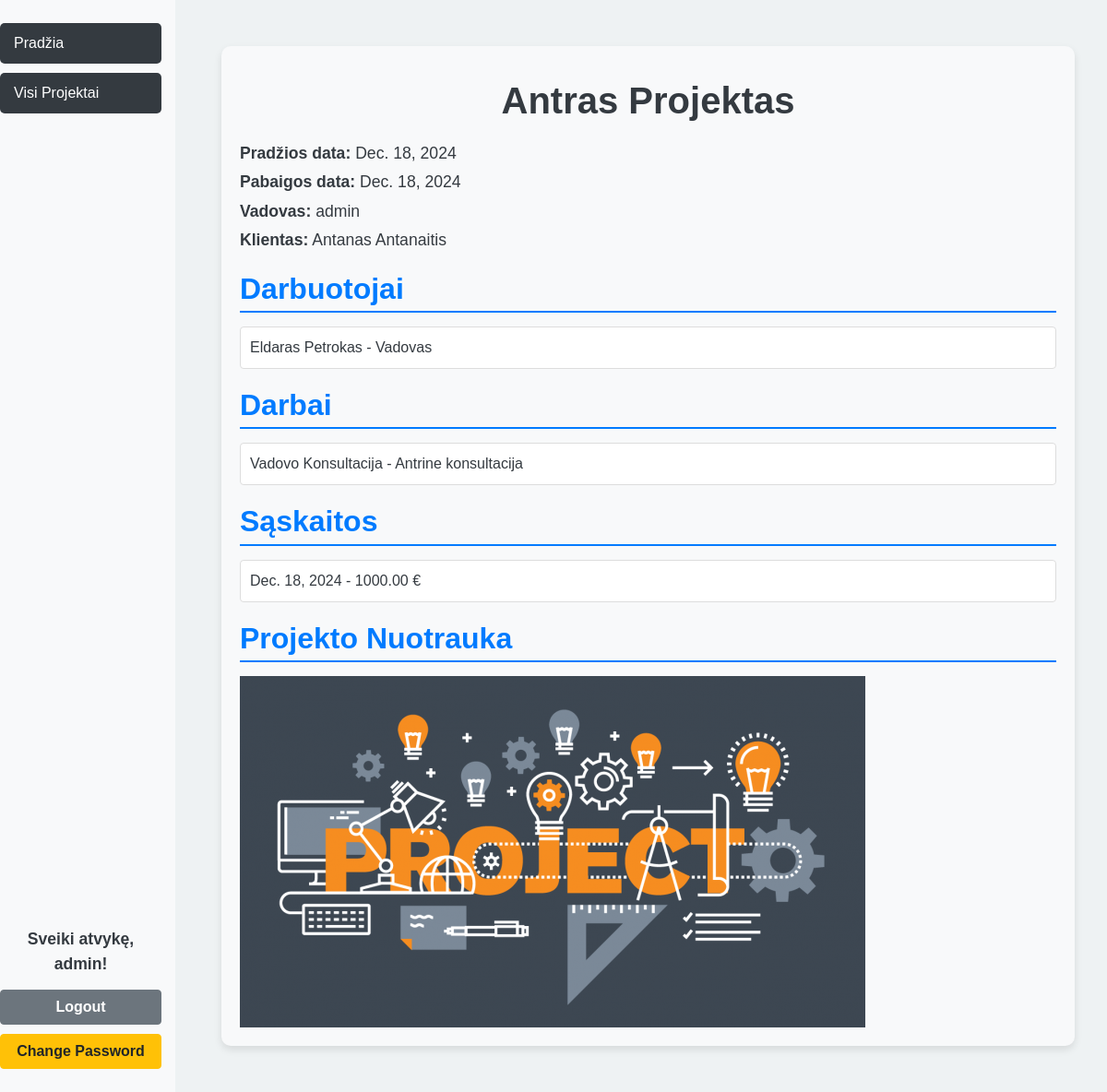
The page /projektai/projektai/06259dea-c18d-44e5-bdfe-a0375c0190e4/ (signed in) on the database its author committed.
### projektuvaldymas/models.py (models this page shows, shortened)
class Projektas(models.Model):
    id = models.UUIDField(primary_key=True, default=uuid.uuid4, editable=False)
    pavadinimas = models.CharField("Pavadinimas", max_length=250)
    pradzios_data = models.DateField("Pradžios data", default=timezone.now)
    pabaigos_data = models.DateField("Pabaigos data", null=True, blank=True)
    klientas = models.ForeignKey(Klientas, on_delete=models.CASCADE, related_name="projektai")
    vadovas = models.ForeignKey(User, on_delete=models.CASCADE, related_name="vadovaujami_projektai")
    darbuotojai = models.ManyToManyField(Darbuotojas, related_name="projektai")
    darbai = models.ManyToManyField(Darbas, related_name="projektai")
    saskaitos = models.ManyToManyField(Saskaita, related_name="projektai")
    nuotrauka = models.ImageField(upload_to='projekto_nuotraukos/', blank=True, null=True)
    aprasymas = HTMLField(blank=True)
    class Meta:
        verbose_name = "Projektas"
        verbose_name_plural = "Projektai"

class Klientas(models.Model):
    id = models.AutoField(primary_key=True)
    vardas = models.CharField("Vardas", max_length=100)
    pavarde = models.CharField("Pavardė", max_length=100)
    imone = models.CharField("Įmonė", max_length=250)
    kontaktai = models.CharField("Kontaktai", max_length=250)
    def __str__(self):
        return f"{self.vardas} {self.pavarde}"
    class Meta:
        verbose_name = "Klientas"
        verbose_name_plural = "Klientai"

class Darbuotojas(models.Model):
    id = models.AutoField(primary_key=True)
    vardas = models.CharField("Vardas", max_length=100)
    pavarde = models.CharField("Pavardė", max_length=100)
    pareigos = models.CharField("Pareigos", max_length=250)
    class Meta:
        verbose_name = "Darbuotojas"
        verbose_name_plural = "Darbuotojai"

class Darbas(models.Model):
    pavadinimas = models.CharField("Pavadinimas", max_length=250)
    pastabos = models.TextField("Pastabos", max_length=1000)
    class Meta:
        verbose_name = "Darbas"
        verbose_name_plural = "Darbai"

class Saskaita(models.Model):
    id = models.UUIDField(primary_key=True, default=uuid.uuid4, editable=False)
    israsymo_data = models.DateField("Išrašymo data", null=True, blank=True)
    suma = models.DecimalField("Suma", max_digits=10, decimal_places=2)
    class Meta:
        verbose_name = "Saskaita"
        verbose_name_plural = "Saskaitos"

### projektuvaldymas/views.py (the view)
# urls.py: path('projektai/<uuid:pk>/', views.projektas_detail, name='projektas_detail'),
def projektas_detail(request, pk):
    projektas = get_object_or_404(Projektas, pk=pk)
    return render(request, 'projektas_detail.html', {'projektas': projektas})

### projektuvaldymas/templates/projektas_detail.html (shortened to what this page needs)
{% extends 'base.html' %}
{% block content %}
<div class="projektas-detail-container">
    <h1 class="projektas-heading">{{ projektas.pavadinimas }}</h1>
    <div class="projektas-info">
        <p><strong>Pradžios data:</strong> {{ projektas.pradzios_data }}</p>
        <p><strong>Pabaigos data:</strong> {{ projektas.pabaigos_data|default:"Nenurodyta" }}</p>
        <p><strong>Vadovas:</strong> {{ projektas.vadovas }}</p>
        <p><strong>Klientas:</strong> {{ projektas.klientas }}</p>
    </div>
    <div class="projektas-section">
        <h2>Darbuotojai</h2>
        <ul class="list-group">
            {% for darbuotojas in projektas.darbuotojai.all %}
            <li class="list-group-item">
                {{ darbuotojas.vardas }} {{ darbuotojas.pavarde }} - {{ darbuotojas.pareigos }}
            </li>
            {% endfor %}
        </ul>
    </div>
    <div class="projektas-section">
        <h2>Darbai</h2>
        <ul class="list-group">
            {% for darbas in projektas.darbai.all %}
            <li class="list-group-item">
                {{ darbas.pavadinimas }}
                {% if darbas.pastabos %}
                - {{ darbas.pastabos }}
                {% endif %}
            </li>
            {% endfor %}
        </ul>
    </div>
    <div class="projektas-section">
        <h2>Sąskaitos</h2>
        <ul class="list-group">
            {% for saskaita in projektas.saskaitos.all %}
            <li class="list-group-item">
                {{ saskaita.israsymo_data }} - {{ saskaita.suma }} €
            </li>
            {% endfor %}
        </ul>
    </div>
    {% if projektas.nuotrauka %}
    <div class="projektas-section">
        <h2>Projekto Nuotrauka</h2>
        <img src="{{ projektas.nuotrauka.url }}" alt="{{ projektas.pavadinimas }}" class="img-fluid">
    </div>
    {% endif %}
</div>
{% endblock %}

### projektuvaldymas/templates/base.html (shortened to what this page needs)
<!DOCTYPE html>
<html lang="en">
<head>
    <link rel="stylesheet" href="https://stackpath.bootstrapcdn.com/bootstrap/4.1.3/css/bootstrap.min.css"
>
    {% load static %}
    <link rel="stylesheet" href="{% static 'css/styles.css' %}">
</head>
<body>
<div class="container-fluid h-100">
    <div class="row h-100">
        <div class="col-sm-2 d-flex flex-column sidebar">
            {% block sidebar %}
            <ul class="sidebar-nav">
                <li><a href="{% url 'index' %}" class="{% if request.resolver_match.url_name == 'index' %}active{% endif %}">Pradžia</a></li>
                <li><a href="{% url 'projektai_list' %}" class="{% if request.resolver_match.url_name == 'projektai_list' %}active{% endif %}">Visi Projektai</a></li>
            </ul>
            <div class="mt-auto sidebar-bottom">
                {% if user.is_authenticated %}
                <p class="welcome-message">Sveiki atvykę, {{ user.username }}!</p>
                <form method="post" action="{% url 'logout' %}">
                    <button type="submit" class="btn btn-secondary btn-block">Logout</button>
                </form>
                <a href="{% url 'password_change' %}" class="btn btn-warning btn-block">Change Password</a>
                {% else %}
                <a href="{% url 'login' %}" class="btn btn-primary btn-block">Login</a>
                <a href="{% url 'register' %}" class="btn btn-success btn-block">Register</a>
                {% endif %}
            </div>
            {% endblock %}
        </div>
        <div class="col-sm-10 content-wrapper">{% block content %}{% endblock %}</div>
    </div>
</div>
</body>
</html>

### projektuvaldymas/static/css/styles.css (style rules this page uses)
html, body { height: 100%; margin: 0; font-family: 'Arial', sans-serif; background-color: #eef2f3; color: #343a40; }
h1, h2 { font-weight: bold; margin-top: 15px; }
.container-fluid { height: 100%; padding: 0; }
.row { height: 100%; }
.sidebar { background-color: #f8f9fa; padding: 15px; display: flex; flex-direction: column; min-height: 100vh; position: relative; }
.sidebar-nav { list-style: none; padding: 0; margin: 0; flex-grow: 1; }
.sidebar-nav li { margin: 10px 0; }
.sidebar-nav a { text-decoration: none; color: #ffffff; display: block; padding: 10px 15px; background-color: #343a40; border-radius: 5px; transition: background-color 0.3s, transform 0.2s; }
.sidebar-bottom { margin-top: auto; }
.sidebar-bottom .btn { margin-bottom: 10px; font-size: 1rem; font-weight: bold; display: block; text-align: center; }
.welcome-message { text-align: center; font-size: 1.1rem; font-weight: bold; color: #343a40; margin-bottom: 15px; }
.content-wrapper { padding: 30px; background-color: #eef2f3; min-height: 100%; }
.projektas-detail-container { margin: 20px; padding: 20px; background-color: #f8f9fa; border-radius: 10px; box-shadow: 0 4px 8px rgba(0, 0, 0, 0.1); }
.projektas-heading { text-align: center; margin-bottom: 20px; color: #343a40; font-weight: bold; }
.projektas-info p { font-size: 1.1rem; margin: 5px 0; }
.projektas-section { margin-top: 20px; }
.projektas-section h2 { color: #007bff; font-weight: bold; border-bottom: 2px solid #007bff; padding-bottom: 5px; margin-bottom: 15px; }
.list-group-item { margin-bottom: 10px; border: 1px solid #ddd; border-radius: 5px; background-color: #ffffff; padding: 10px; }

### rows shown on the page
Projektas: pavadinimas "Antras Projektas", pradzios_data "Dec. 18, 2024", pabaigos_data "Dec. 18, 2024", vadovas "admin", klientas "Antanas Antanaitis", nuotrauka (picture)
Darbuotojas: vardas "Eldaras", pavarde "Petrokas", pareigos "Vadovas"
Darbas: pavadinimas "Vadovo Konsultacija", pastabos "Antrine konsultacija"
Saskaita: israsymo_data "Dec. 18, 2024", suma "1000.00"

### other values the page prints
{{ user.username }} "admin"
